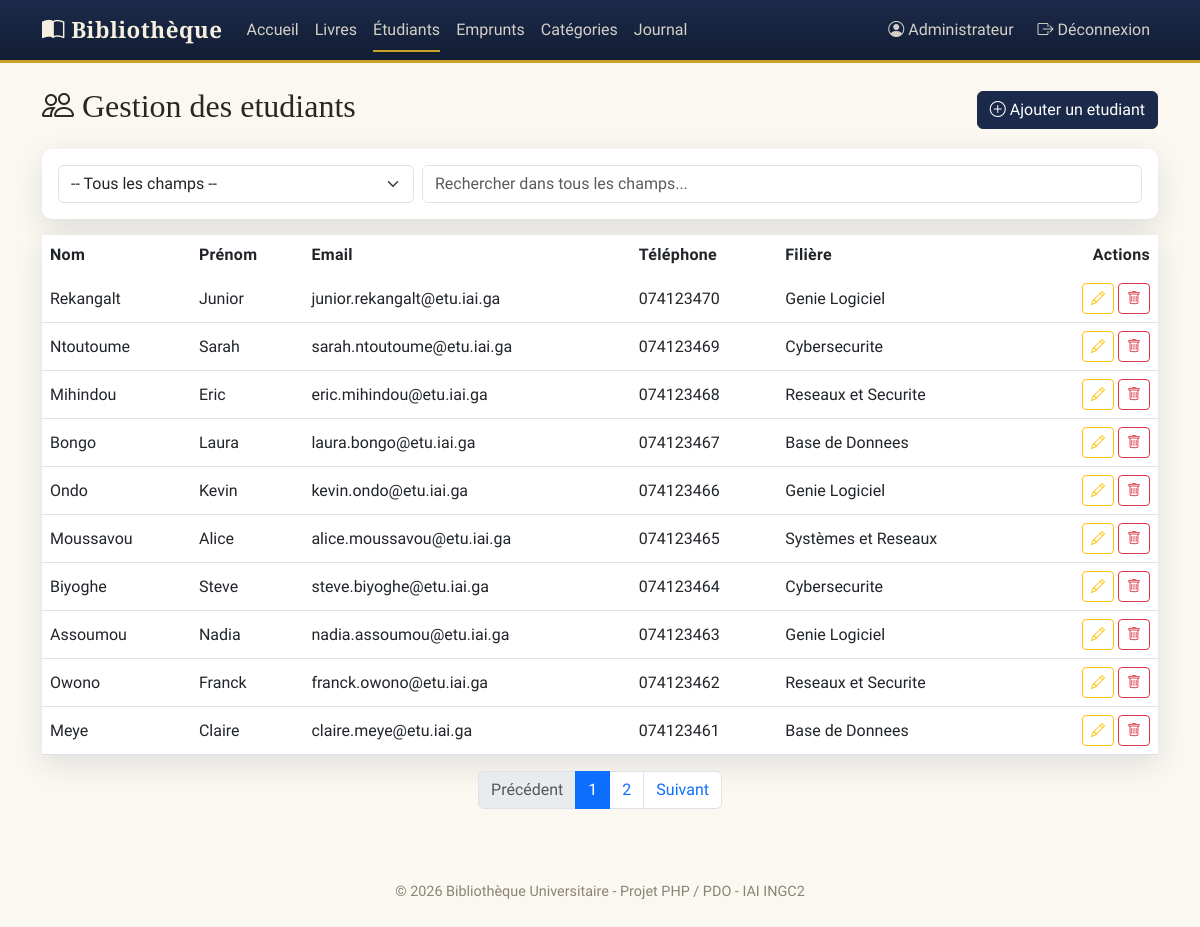
The app's page /views/etudiants/liste.php (signed in) with its own data.
### tables this page shows
CREATE TABLE etudiants (
    id INT AUTO_INCREMENT PRIMARY KEY,
    nom VARCHAR(50) NOT NULL,
    prenom VARCHAR(50) NOT NULL,
    email VARCHAR(100),
    telephone VARCHAR(30),
    filiere VARCHAR(100)
);

### models/etudiants.php (called while the page is built, shortened)
<?php
function db_etudiant_compter(string $recherche = '', string $filtre = 'tout'): int
{
    $pdo = get_pdo();
    $sql = 'SELECT COUNT(*) AS total FROM etudiants';
    $stmt = $pdo->prepare($sql);
    $stmt->execute();
    return (int) $stmt->fetch()['total'];
}
function db_etudiant_lister(int $page = 1, int $parPage = 10, string $recherche = '', string $filtre = 'tout'): array
{
    $pdo = get_pdo();
    $offset = ($page - 1) * $parPage;
    $sql = 'SELECT * FROM etudiants';
    $sql .= ' ORDER BY id DESC LIMIT :limite OFFSET :offset';
    $stmt = $pdo->prepare($sql);
    $stmt->bindValue(':limite', $parPage, PDO::PARAM_INT);
    $stmt->bindValue(':offset', $offset, PDO::PARAM_INT);
    $stmt->execute();
    return $stmt->fetchAll();
}

### controllers/etudiants.php (called while the page is built, shortened)
<?php
require_once __DIR__ . '/../models/etudiants.php';
require_once __DIR__ . '/../config/helpers.php';
function etudiant_obtenir_liste(int $page, string $recherche, string $filtre = 'tout'): array
{
    $total       = db_etudiant_compter($recherche, $filtre);
    $nombrePages = max(1, (int) ceil($total / ELEMENTS_PAR_PAGE));
    $page        = max(1, min($page, $nombrePages));
    $etudiants = db_etudiant_lister($page, ELEMENTS_PAR_PAGE, $recherche, $filtre);
    return [
        'etudiants'   => $etudiants,
        'page'        => $page,
        'nombrePages' => $nombrePages,
        'total'       => $total,
        'recherche'   => $recherche,
        'filtre'      => $filtre,
    ];
}

### config/helpers.php (called while the page is built, shortened)
<?php
function e(?string $valeur): string
{
    return htmlspecialchars($valeur ?? '', ENT_QUOTES, 'UTF-8');
}
function urlPagination(int $page, string $recherche = '', array $extraParams = []): string
{
    $params = ['page' => $page];
    foreach ($extraParams as $key => $value) {
        if ($value !== null && $value !== false && $value !== '') {
            $params[$key] = $value;
        }
    }
    return '?' . http_build_query($params);
}

### views/etudiants/_liste_contenu.php (the view, shortened to what this page needs)
<div class="card">
    <div class="table-responsive">
        <table class="table table-hover mb-0 align-middle">
            <thead>
                <tr>
                    <th>Nom</th>
                    <th>Prénom</th>
                    <th>Email</th>
                    <th>Téléphone</th>
                    <th>Filière</th>
                    <th class="text-end">Actions</th>
                </tr>
            </thead>
            <tbody>
                <?php foreach ($etudiants as $etudiant): ?>
                    <tr>
                        <td><?php echo e($etudiant['nom']); ?></td>
                        <td><?php echo e($etudiant['prenom']); ?></td>
                        <td><?php echo e($etudiant['email']); ?></td>
                        <td><?php echo e($etudiant['telephone']); ?></td>
                        <td><?php echo e($etudiant['filiere']); ?></td>
                        <td class="text-end">
                            <a href="modifier.php?id=<?php echo (int) $etudiant['id']; ?>"
                               class="btn btn-sm btn-outline-warning">
                                <i class="bi bi-pencil"></i>
                            </a>
                            <a href="supprimer.php?id=<?php echo (int) $etudiant['id']; ?>"
                               class="btn btn-sm btn-outline-danger btn-supprimer"
                               title="Supprimer">
                                <i class="bi bi-trash"></i>
                            </a>
                        </td>
                    </tr>
                <?php endforeach; ?>
            </tbody>
        </table>
    </div>
</div>
<?php if ($donneesListe['nombrePages'] > 1): ?>
    <nav class="mt-3">
        <ul class="pagination justify-content-center">
            <li class="page-item <?php echo $donneesListe['page'] <= 1 ? 'disabled' : ''; ?>">
                <a class="page-link" href="<?php echo urlPagination($donneesListe['page'] - 1, $recherche, ['filtre' => $filtre]); ?>">Précédent</a>
            </li>
            <?php for ($i = 1; $i <= $donneesListe['nombrePages']; $i++): ?>
                <li class="page-item <?php echo $i === $donneesListe['page'] ? 'active' : ''; ?>">
                    <a class="page-link" href="<?php echo urlPagination($i, $recherche, ['filtre' => $filtre]); ?>"><?php echo $i; ?></a>
                </li>
            <?php endfor; ?>
            <li class="page-item <?php echo $donneesListe['page'] >= $donneesListe['nombrePages'] ? 'disabled' : ''; ?>">
                <a class="page-link" href="<?php echo urlPagination($donneesListe['page'] + 1, $recherche, ['filtre' => $filtre]); ?>">Suivant</a>
            </li>
        </ul>
    </nav>
<?php endif; ?>

### assets/css/style.css (style rules this page uses)
:root { --ink: #1B2A4A; --ink-deep: #121D33; --parchment: #F6EFE0; --parchment-2:#EFE4CC; --brass: #C9A227; --brass-dark: #9C7C1D; --burgundy: #7A2E2E; --burgundy-2: #5C2222; --sage: #5B7B6B; --charcoal: #2A2620; --paper: #FBF8F1; --font-display: 'Playfair Display', Georgia, serif; --font-body: 'Work Sans', 'Segoe UI', sans-serif; --radius: 10px; --shadow-soft: 0 10px 30px rgba(27, 42, 74, 0.12); }
body { background-color: var(--paper); font-family: var(--font-body); color: var(--charcoal); }
.card { border: none; border-radius: var(--radius); box-shadow: var(--shadow-soft); }
.table thead { background-color: var(--ink); color: var(--parchment); }
.table thead th { font-weight: 600; letter-spacing: 0.02em; border-bottom: none; }

### records on screen
etudiants: nom "Rekangalt", prenom "Junior", email "junior.rekangalt@etu.iai.ga", telephone "074123470", filiere "Genie Logiciel"
etudiants: nom "Ntoutoume", prenom "Sarah", email "sarah.ntoutoume@etu.iai.ga", telephone "074123469", filiere "Cybersecurite"
etudiants: nom "Mihindou", prenom "Eric", email "eric.mihindou@etu.iai.ga", telephone "074123468", filiere "Reseaux et Securite"
etudiants: nom "Bongo", prenom "Laura", email "laura.bongo@etu.iai.ga", telephone "074123467", filiere "Base de Donnees"
etudiants: nom "Ondo", prenom "Kevin", email "kevin.ondo@etu.iai.ga", telephone "074123466", filiere "Genie Logiciel"
etudiants: nom "Moussavou", prenom "Alice", email "alice.moussavou@etu.iai.ga", telephone "074123465", filiere "Systèmes et Reseaux"
etudiants: nom "Biyoghe", prenom "Steve", email "steve.biyoghe@etu.iai.ga", telephone "074123464", filiere "Cybersecurite"
etudiants: nom "Assoumou", prenom "Nadia", email "nadia.assoumou@etu.iai.ga", telephone "074123463", filiere "Genie Logiciel"
etudiants: nom "Owono", prenom "Franck", email "franck.owono@etu.iai.ga", telephone "074123462", filiere "Reseaux et Securite"
etudiants: nom "Meye", prenom "Claire", email "claire.meye@etu.iai.ga", telephone "074123461", filiere "Base de Donnees"

### other values on screen
$_SESSION['utilisateur_nom'] "Administrateur"
